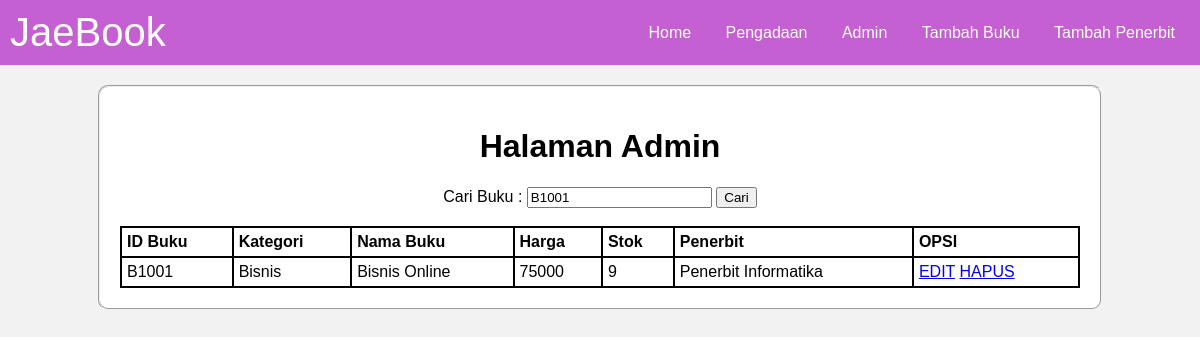
Page /tokobuku/Admin.php?kata_cari=B1001 on the committed database.
### tables this page shows
CREATE TABLE `tb_product` (
  `ID_Buku` varchar(20) NOT NULL,
  `Kategori` varchar(20) NOT NULL,
  `Nama_Buku` varchar(50) NOT NULL,
  `Harga` int(20) NOT NULL,
  `Stok` varchar(20) NOT NULL,
  `Penerbit` varchar(50) NOT NULL
);

### tokobuku/admin.php (the view, shortened to what this page needs)
<!DOCTYPE html>
<html lang="en">
<head>
</head>
<body>
    <nav>
        <div id="JaeBook">JaeBook</div>
        <div>
            <a href="index.php">Home</a>
            <a href="penerbit.php">Pengadaan</a>
            <a href="admin.php">Admin</a>
            <a href="tambah_form.html">Tambah Buku</a>
            <a href="tambah_penerbit_form.html">Tambah Penerbit</a>
        </div>
    </nav>
    <fieldset>
        <center>
            <h1>Halaman Admin</h1>
        </center>
        <form method="GET" action="index.php" style="text-align: center;">
            <label>Cari Buku : </label>
            <input type="text" name="kata_cari" value="<?php if (isset($_GET['kata_cari'])) {
                echo $_GET['kata_cari'];
            } ?>" />
            <button type="submit">Cari</button>
        </form>
        <br>
        <table>
            <thead>
                <tr>
                    <th>ID Buku</th>
                    <th>Kategori</th>
                    <th>Nama Buku</th>
                    <th>Harga</th>
                    <th>Stok</th>
                    <th>Penerbit</th>
                    <th>OPSI</th>
                </tr>
            </thead>
            <tbody>
                <?php
                include 'koneksi.php';
                if (isset($_GET['kata_cari'])) {
                    $kata_cari = $_GET['kata_cari'];
                    $query = "SELECT * FROM tb_product WHERE ID_Buku like '%" . $kata_cari . "%' OR
                    Nama_Buku like '%" . $kata_cari . "%' ORDER BY ID_Buku ASC";
                } else {
                    $query = "SELECT * FROM tb_product ORDER BY ID_Buku ASC";
                }
                $result = mysqli_query($koneksi, $query);
                while ($row = mysqli_fetch_assoc($result)) {
                ?>
                    <tr>
                        <td><?php echo $row['ID_Buku']; ?></td>
                        <td><?php echo $row['Kategori']; ?></td>
                        <td><?php echo $row['Nama_Buku']; ?></td>
                        <td><?php echo $row['Harga']; ?></td>
                        <td><?php echo $row['Stok']; ?></td>
                        <td><?php echo $row['Penerbit']; ?></td>
                        <td>
                            <a href="edit_form.php?id_buku=<?php echo $row['ID_Buku']; ?>">EDIT</a>
                            <a href="delete_buku.php?id_buku=<?php echo $row['ID_Buku']; ?>">HAPUS</a>
                        </td>
                    </tr>
                <?php
                }
                ?>
            </tbody>
        </table>
    </fieldset>
</body>
</html>

### tokobuku/admin.php (style rules this page uses)
body { font-family: Arial, sans-serif; background-color: #f2f2f2; margin: 0; padding: 0; }
nav { background-color: #C560D2; overflow: hidden; display: flex; justify-content: space-between; align-items: center; padding: 10px; }
nav a { color: white; text-align: center; text-decoration: none; padding: 10px; margin: 0 5px; }
#JaeBook { font-size: 40px; font-family: 'Arial', sans-serif; color: white; }
fieldset { width: 80%; margin: auto; margin-top: 20px; background-color: white; padding: 20px; border-radius: 10px; }
table { width: 100%; border-collapse: collapse; }
table, th, td { border: 2px solid black; }
th, td { padding: 5px; text-align: left; }

### rows in the picture
tb_product: ID_Buku "B1001", Kategori "Bisnis", Nama_Buku "Bisnis Online", Harga "75000", Stok "9", Penerbit "Penerbit Informatika"
